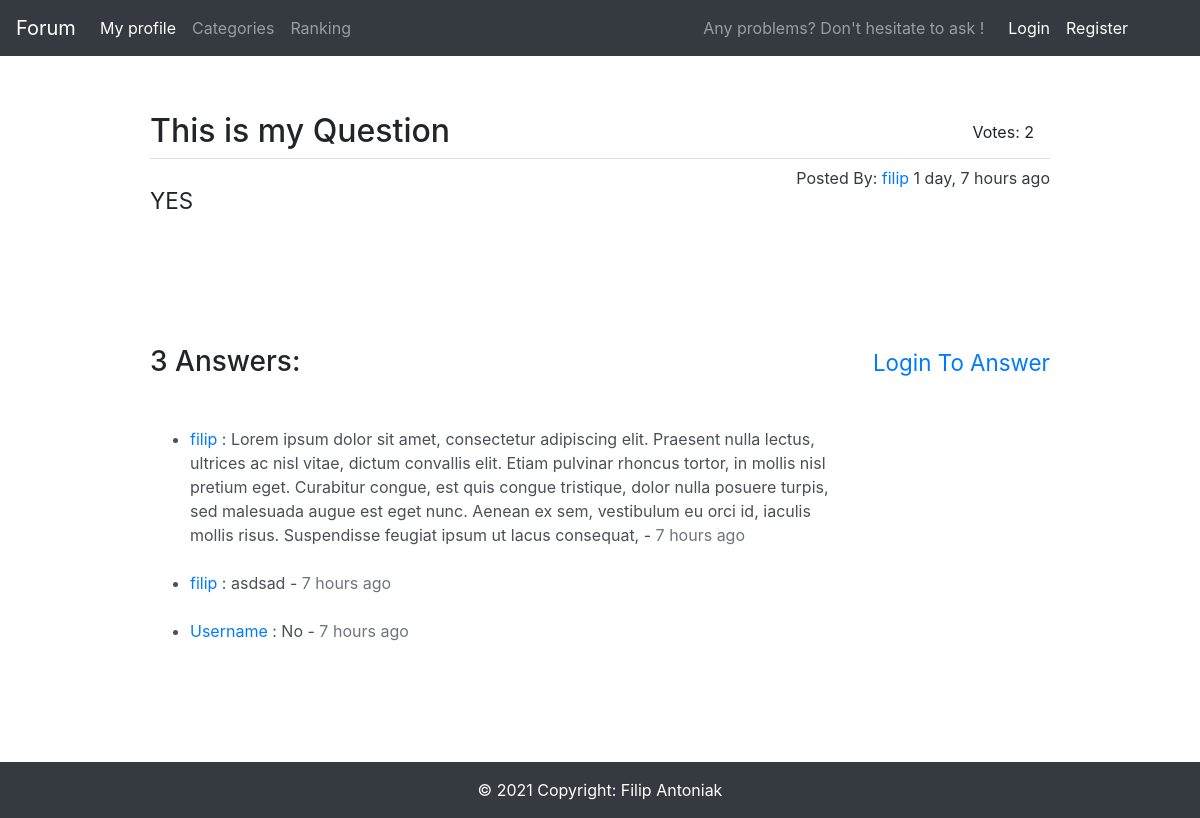
Page /58/ on the earlier database version.
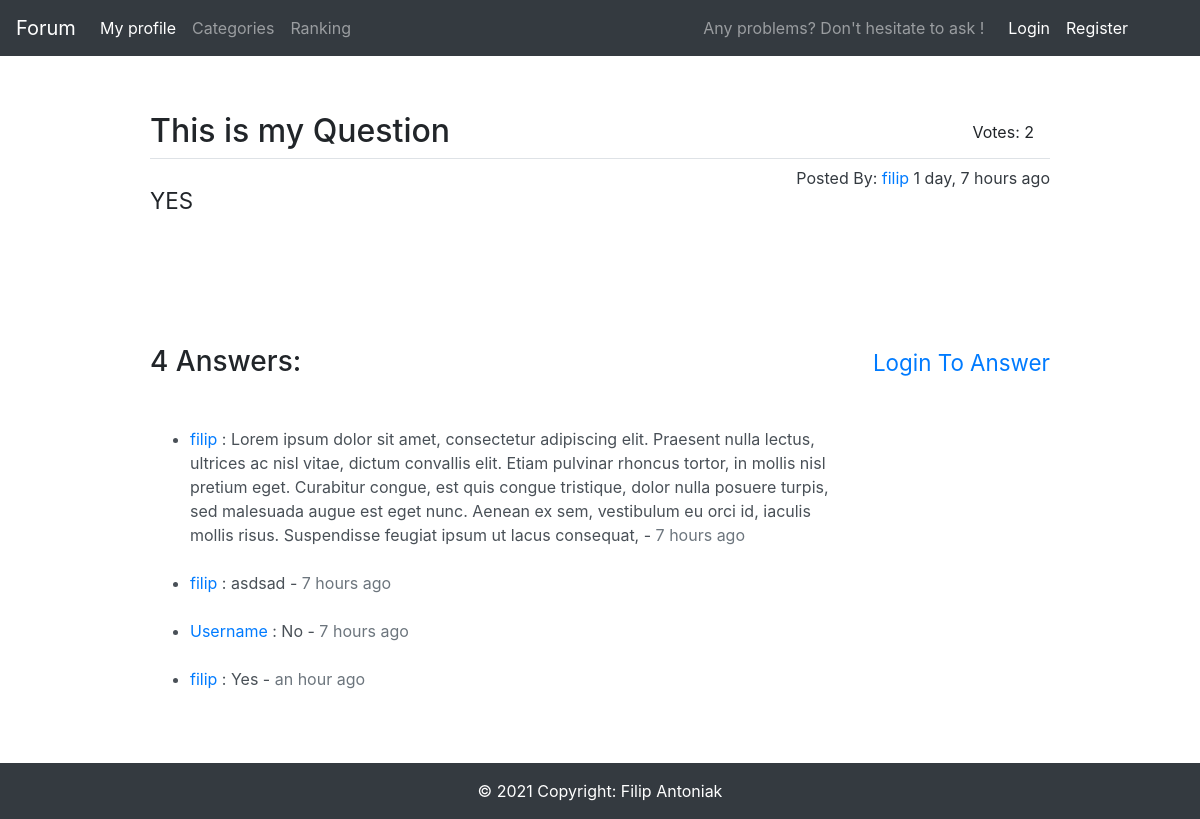
Same page on the later database version.
### main/models.py (models this page shows, shortened)
class Question(models.Model):
    question_text = models.CharField(max_length=100)
    question_subtext = models.TextField(max_length=500)
    pub_date = models.DateTimeField('date published')
    user = models.ForeignKey(User, on_delete=models.CASCADE, default=User.objects.get(pk=1).pk)
    votes = models.IntegerField(default=0)
    def get_date(self):
        return humanize.naturaltime(self.pub_date)

class Comment(models.Model):
    question = models.ForeignKey(Question, on_delete=models.CASCADE, default=1)
    pub_date = models.DateTimeField('date published', default=return_date_time)
    comment_text = models.CharField(max_length=400)
    user = models.ForeignKey(User, on_delete=models.CASCADE, default=User.objects.get(pk=1).pk)
    def get_date(self):
        return humanize.naturaltime(self.pub_date)

### main/views.py (the view, shortened to what this page needs)
# urls.py: path('<int:pk>/', views.DetailView.as_view(), name='detail'),
class DetailView(generic.FormView, generic.DetailView):
    form_class = CreateCommentForm
    template_name = 'main/detail.html'
    def get_queryset(self):
        try:
            messages.info(self.request, str(VoterUp.objects.filter(user=self.request.user).count()-VoterDown.objects.filter(user=self.request.user).count()))
        except:
            pass
        """
        Return the last five published questions (not including those set to be
        published in the future).
        """
        return Question.objects.filter(
            pub_date__lte=timezone.now()
        ).order_by('-pub_date')

### main/models.py (called while the page is built)
def return_date_time():
    now = timezone.now()
    return now + timezone.timedelta(days=1)

### main/templates/main/detail.html (shortened to what this page needs)
{% extends 'main/base.html' %}
{% block content %}
{% load crispy_forms_tags %}
<div class="float-right mr-3 mt-2">Votes: {{ question.votes }}</div>
<h2>{{ question.question_text }}</h2>
<a class="float-right" href="/profile/{{ question.user.username }}">
    <div class="text-dark mt-2">Posted By: <span class="text-primary">{{ question.user.username }}</span> {{ question.get_date }}</div>
</a>
<legend class="border-bottom"></legend>
<h3 class="w-75 mt-4 mb-5"><small>{{ question.question_subtext }}</small></h3>
<div class="mt-5 mb-5 p-3"></div>
{% if request.user.is_authenticated %}
    <h3 class="mt-5 mb-4">{{ question.comment_set.all.count }} Answers:</h3>
    <form method="POST">
        {% csrf_token %}
        <fieldset class="form-group">
            {{ form|crispy }}
        </fieldset>
        <div class="form-group">
            <button class="btn btn-outline-dark float-right" type="submit">Answer</button>
        </div>
        <small class="p-3"></small>
    </form>
{% else %}
    <h3 class="mt-5 mb-4">{{ question.comment_set.all.count }} Answers:
        <a class="float-right" href="/login/">
            <small class="text-primary mt-2">Login To Answer</small>
        </a>
    </h3>
{% endif %}
<ul class="mt-5">
    {% for comment in question.comment_set.all %}
    <li class="mt-3 list-group-item-action flex-column align-items-start mb-4">
        <div class="w-75">
            <a href="/profile/{{ comment.user.username }}" class="text-primary">{{ comment.user }}</a>
                : {{ comment.comment_text }} - <span class="text-secondary">{{ comment.get_date }}</span>
        </div>
    </li>
    {% endfor %}
</ul>
<div class="p-3"></div>
    {% block footer-class %} position-absolute w-100 {% endblock %}
{% endblock %}

Differences in the rows shown:
computed for Question "This is my Question": comment_set.all.count "3" → "4"
added Comment: user "filip", comment_text "Yes", get_date "an hour ago"
